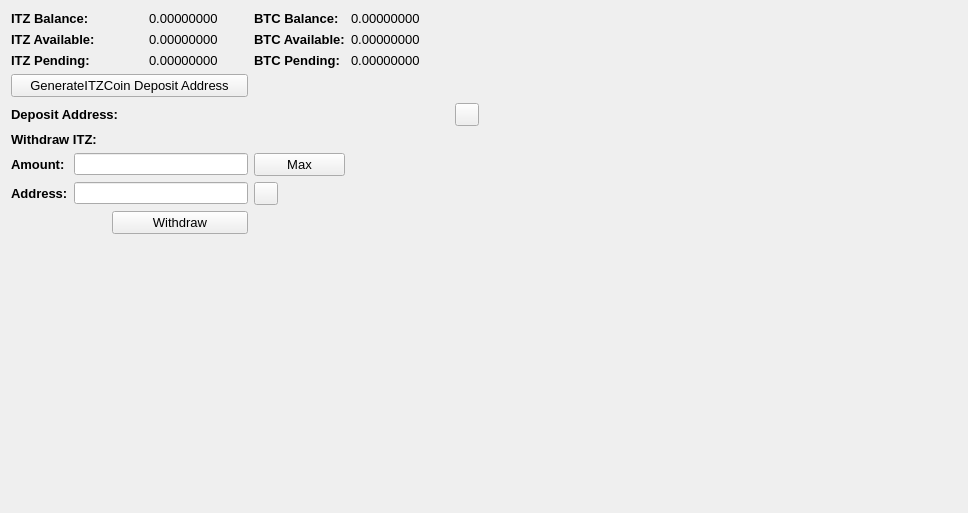
     <widget class="QWidget" name="BalanceTab">
      <attribute name="title">
       <string>Balance</string>
      </attribute>
      <layout class="QGridLayout" name="gridLayout_2">
       <item row="0" column="0" colspan="2">
        <widget class="QLabel" name="label_11">
         <property name="font">
          <font>
           <pointsize>10</pointsize>
           <weight>75</weight>
           <bold>true</bold>
          </font>
         </property>
         <property name="text">
          <string>ITZ Balance:</string>
         </property>
        </widget>
       </item>
       <item row="0" column="3">
        <widget class="QLabel" name="TXBalanceLabel">
         <property name="font">
          <font>
           <pointsize>10</pointsize>
          </font>
         </property>
         <property name="text">
          <string>0.00000000</string>
         </property>
         <property name="textInteractionFlags">
          <set>Qt::LinksAccessibleByMouse|Qt::TextSelectableByMouse</set>
         </property>
        </widget>
       </item>
       <item row="0" column="4">
        <widget class="QLabel" name="label_12">
         <property name="font">
          <font>
           <pointsize>10</pointsize>
           <weight>75</weight>
           <bold>true</bold>
          </font>
         </property>
         <property name="text">
          <string>BTC Balance:</string>
         </property>
        </widget>
       </item>
       <item row="0" column="5">
        <widget class="QLabel" name="BitcoinBalanceLabel">
         <property name="font">
          <font>
           <pointsize>10</pointsize>
          </font>
         </property>
         <property name="text">
          <string>0.00000000</string>
         </property>
         <property name="textInteractionFlags">
          <set>Qt::LinksAccessibleByMouse|Qt::TextSelectableByMouse</set>
         </property>
        </widget>
       </item>
       <item row="0" column="7" rowspan="10">
        <spacer name="horizontalSpacer_4">
         <property name="orientation">
          <enum>Qt::Horizontal</enum>
         </property>
         <property name="sizeHint" stdset="0">
          <size>
           <width>478</width>
           <height>488</height>
          </size>
         </property>
        </spacer>
       </item>
       <item row="1" column="0" colspan="2">
        <widget class="QLabel" name="label_13">
         <property name="font">
          <font>
           <pointsize>10</pointsize>
           <weight>75</weight>
           <bold>true</bold>
          </font>
         </property>
         <property name="text">
          <string>ITZ Available:</string>
         </property>
        </widget>
       </item>
       <item row="1" column="3">
        <widget class="QLabel" name="TXAvailableLabel_2">
         <property name="font">
          <font>
           <pointsize>10</pointsize>
          </font>
         </property>
         <property name="text">
          <string>0.00000000</string>
         </property>
         <property name="textInteractionFlags">
          <set>Qt::LinksAccessibleByMouse|Qt::TextSelectableByMouse</set>
         </property>
        </widget>
       </item>
       <item row="1" column="4">
        <widget class="QLabel" name="label_15">
         <property name="font">
          <font>
           <pointsize>10</pointsize>
           <weight>75</weight>
           <bold>true</bold>
          </font>
         </property>
         <property name="text">
          <string>BTC Available:</string>
         </property>
        </widget>
       </item>
       <item row="1" column="5">
        <widget class="QLabel" name="BitcoinAvailableLabel">
         <property name="font">
          <font>
           <pointsize>10</pointsize>
          </font>
         </property>
         <property name="text">
          <string>0.00000000</string>
         </property>
         <property name="textInteractionFlags">
          <set>Qt::LinksAccessibleByMouse|Qt::TextSelectableByMouse</set>
         </property>
        </widget>
       </item>
       <item row="2" column="0" colspan="2">
        <widget class="QLabel" name="label_14">
         <property name="font">
          <font>
           <pointsize>10</pointsize>
           <weight>75</weight>
           <bold>true</bold>
          </font>
         </property>
         <property name="text">
          <string>ITZ Pending:</string>
         </property>
        </widget>
       </item>
       <item row="2" column="3">
        <widget class="QLabel" name="TXPendingLabel">
         <property name="font">
          <font>
           <pointsize>10</pointsize>
          </font>
         </property>
         <property name="text">
          <string>0.00000000</string>
         </property>
         <property name="textInteractionFlags">
          <set>Qt::LinksAccessibleByMouse|Qt::TextSelectableByMouse</set>
         </property>
        </widget>
       </item>
       <item row="2" column="4">
        <widget class="QLabel" name="label_31">
         <property name="font">
          <font>
           <pointsize>10</pointsize>
           <weight>75</weight>
           <bold>true</bold>
          </font>
         </property>
         <property name="text">
          <string>BTC Pending:</string>
         </property>
        </widget>
       </item>
       <item row="2" column="5">
        <widget class="QLabel" name="BitcoinPendingLabel">
         <property name="font">
          <font>
           <pointsize>10</pointsize>
          </font>
         </property>
         <property name="text">
          <string>0.00000000</string>
         </property>
         <property name="textInteractionFlags">
          <set>Qt::LinksAccessibleByMouse|Qt::TextSelectableByMouse</set>
         </property>
        </widget>
       </item>
       <item row="3" column="0" colspan="4">
        <widget class="QPushButton" name="GenDepositBTN">
         <property name="font">
          <font>
           <pointsize>10</pointsize>
          </font>
         </property>
         <property name="text">
          <string>GenerateITZCoin Deposit Address</string>
         </property>
        </widget>
       </item>
       <item row="4" column="0" colspan="3">
        <widget class="QLabel" name="label_33">
         <property name="font">
          <font>
           <pointsize>10</pointsize>
           <weight>75</weight>
           <bold>true</bold>
          </font>
         </property>
         <property name="text">
          <string>Deposit Address:</string>
         </property>
        </widget>
       </item>
       <item row="4" column="3" colspan="3">
        <widget class="QLabel" name="DepositAddressLabel">
         <property name="minimumSize">
          <size>
           <width>300</width>
           <height>0</height>
          </size>
         </property>
         <property name="palette">
          <palette>
           <active>
            <colorrole role="WindowText">
             <brush brushstyle="SolidPattern">
              <color alpha="255">
               <red>0</red>
               <green>0</green>
               <blue>0</blue>
              </color>
             </brush>
            </colorrole>
            <colorrole role="Text">
             <brush brushstyle="SolidPattern">
              <color alpha="255">
               <red>0</red>
               <green>0</green>
               <blue>255</blue>
              </color>
             </brush>
            </colorrole>
           </active>
           <inactive>
            <colorrole role="WindowText">
             <brush brushstyle="SolidPattern">
              <color alpha="255">
               <red>0</red>
               <green>0</green>
               <blue>0</blue>
              </color>
             </brush>
            </colorrole>
            <colorrole role="Text">
             <brush brushstyle="SolidPattern">
              <color alpha="255">
               <red>0</red>
               <green>0</green>
               <blue>255</blue>
              </color>
             </brush>
            </colorrole>
           </inactive>
           <disabled>
            <colorrole role="WindowText">
             <brush brushstyle="SolidPattern">
              <color alpha="255">
               <red>120</red>
               <green>120</green>
               <blue>120</blue>
              </color>
             </brush>
            </colorrole>
            <colorrole role="Text">
             <brush brushstyle="SolidPattern">
              <color alpha="255">
               <red>120</red>
               <green>120</green>
               <blue>120</blue>
              </color>
             </brush>
            </colorrole>
           </disabled>
          </palette>
         </property>
         <property name="font">
          <font>
           <pointsize>10</pointsize>
           <weight>75</weight>
           <bold>true</bold>
          </font>
         </property>
         <property name="text">
          <string/>
         </property>
         <property name="alignment">
          <set>Qt::AlignRight|Qt::AlignTrailing|Qt::AlignVCenter</set>
         </property>
         <property name="textInteractionFlags">
          <set>Qt::LinksAccessibleByMouse|Qt::TextSelectableByKeyboard|Qt::TextSelectableByMouse</set>
         </property>
        </widget>
       </item>
       <item row="4" column="6">
        <widget class="QToolButton" name="DepositCopyButton">
         <property name="toolTip">
          <string>Copy to clipboard</string>
         </property>
         <property name="text">
          <string/>
         </property>
         <property name="icon">
          <iconset resource="../bitcoin.qrc">
           <normaloff>:/icons/editcopy</normaloff>:/icons/editcopy</iconset>
         </property>
         <property name="shortcut">
          <string>Alt+P</string>
         </property>
        </widget>
       </item>
       <item row="5" column="0" colspan="2">
        <widget class="QLabel" name="label_34">
         <property name="font">
          <font>
           <pointsize>10</pointsize>
           <weight>75</weight>
           <bold>true</bold>
          </font>
         </property>
         <property name="text">
          <string>Withdraw ITZ:</string>
         </property>
        </widget>
       </item>
       <item row="6" column="0">
        <widget class="QLabel" name="label_26">
         <property name="font">
          <font>
           <pointsize>10</pointsize>
           <weight>75</weight>
           <bold>true</bold>
          </font>
         </property>
         <property name="text">
          <string>Amount:</string>
         </property>
        </widget>
       </item>
       <item row="6" column="1" colspan="3">
        <widget class="QLineEdit" name="WithdrawUnitsInput">
         <property name="font">
          <font>
           <pointsize>9</pointsize>
           <weight>75</weight>
           <bold>true</bold>
          </font>
         </property>
         <property name="text">
          <string/>
         </property>
        </widget>
       </item>
       <item row="6" column="4">
        <widget class="QPushButton" name="Withdraw_Max_Amount">
         <property name="font">
          <font>
           <pointsize>10</pointsize>
          </font>
         </property>
         <property name="text">
          <string>Max</string>
         </property>
        </widget>
       </item>
       <item row="7" column="0">
        <widget class="QLabel" name="label_10">
         <property name="font">
          <font>
           <pointsize>10</pointsize>
           <weight>75</weight>
           <bold>true</bold>
          </font>
         </property>
         <property name="text">
          <string>Address:</string>
         </property>
        </widget>
       </item>
       <item row="7" column="1" colspan="3">
        <widget class="QLineEdit" name="WithdrawAddress">
         <property name="font">
          <font>
           <pointsize>9</pointsize>
           <weight>75</weight>
           <bold>true</bold>
          </font>
         </property>
        </widget>
       </item>
       <item row="7" column="4">
        <widget class="QToolButton" name="WithdrawPasteButton">
         <property name="toolTip">
          <string>Paste from clipboard</string>
         </property>
         <property name="text">
          <string/>
         </property>
         <property name="icon">
          <iconset resource="../bitcoin.qrc">
           <normaloff>:/icons/editpaste</normaloff>:/icons/editpaste</iconset>
         </property>
         <property name="shortcut">
          <string>Alt+P</string>
         </property>
        </widget>
       </item>
       <item row="8" column="2" colspan="2">
        <widget class="QPushButton" name="WithdrawUnitsBtn">
         <property name="font">
          <font>
           <pointsize>10</pointsize>
          </font>
         </property>
         <property name="text">
          <string>Withdraw</string>
         </property>
        </widget>
       </item>
       <item row="9" column="0" colspan="6">
        <spacer name="verticalSpacer">
         <property name="orientation">
          <enum>Qt::Vertical</enum>
         </property>
         <property name="sizeHint" stdset="0">
          <size>
           <width>428</width>
           <height>262</height>
          </size>
         </property>
        </spacer>
       </item>
      </layout>
      <zorder>label_31</zorder>
      <zorder>label_15</zorder>
      <zorder>label_12</zorder>
      <zorder>label_14</zorder>
      <zorder>label_13</zorder>
      <zorder>label_11</zorder>
      <zorder>BitcoinBalanceLabel</zorder>
      <zorder>TXBalanceLabel</zorder>
      <zorder>TXAvailableLabel_2</zorder>
      <zorder>TXPendingLabel</zorder>
      <zorder>BitcoinAvailableLabel</zorder>
      <zorder>BitcoinPendingLabel</zorder>
      <zorder>label_33</zorder>
      <zorder>GenDepositBTN</zorder>
      <zorder>DepositAddressLabel</zorder>
      <zorder>Withdraw_Max_Amount</zorder>
      <zorder>label_34</zorder>
      <zorder>WithdrawUnitsInput</zorder>
      <zorder>label_10</zorder>
      <zorder>label_26</zorder>
      <zorder>WithdrawAddress</zorder>
      <zorder>WithdrawUnitsBtn</zorder>
      <zorder>horizontalSpacer_4</zorder>
      <zorder>verticalSpacer</zorder>
      <zorder>WithdrawPasteButton</zorder>
      <zorder>DepositCopyButton</zorder>
     </widget>
